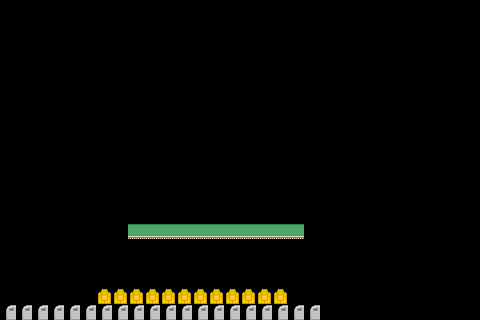

Rendered tile map (Tiled .tmx) drawn with the repository's tilesets; below, a short description and the map source with its tile grids summarised:
An orthogonal 30x20 tile map with 16x16 px tiles, 4 tile layers (Platforms, Gold, LitLights, UnlitLights), 2 tilesets.

<map version="1.10" tiledversion="1.11.0" orientation="orthogonal" renderorder="right-down" width="30" height="20" tilewidth="16" tileheight="16" infinite="0" nextlayerid="5" nextobjectid="1">
 <tileset firstgid="1" source="roguelike-base.tsx" />
 <tileset firstgid="1768" source="roguelike-interior.tsx" />
 <layer id="1" name="Platforms" width="30" height="20">
  <data>[600 cells, 31 non-empty, 2 distinct tile ids]</data>
 </layer>
 <layer id="4" name="Gold" width="30" height="20">
  <data>[600 cells, 12 non-empty, 1 distinct tile ids]</data>
 </layer>
 <layer id="2" name="LitLights" width="30" height="20">
  <data>[600 cells, 0 non-empty, 0 distinct tile ids]</data>
 </layer>
 <layer id="3" name="UnlitLights" width="30" height="20">
  <data>[600 cells, 0 non-empty, 0 distinct tile ids]</data>
 </layer>
</map>
